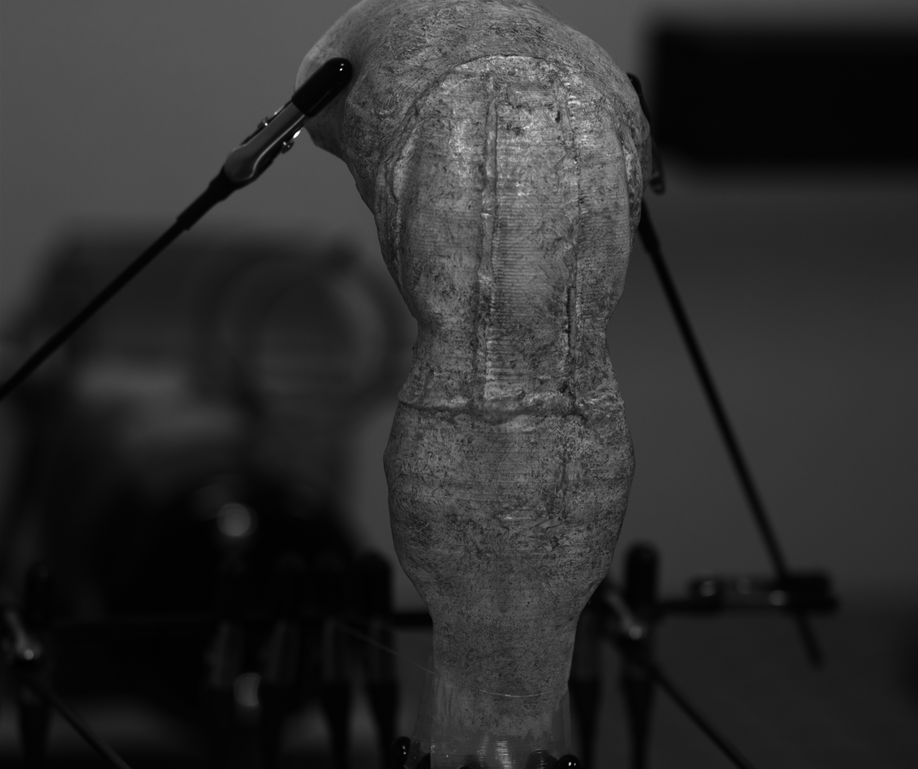
#> input picture data/left/img0.tiff, 918 x 769 px, shrunk from 2448 x 2050 before the run, found by its file name
$ python deplacement.py
#> lines starting #> are read from the running program, lines starting #| are printed output that depends on the picture
import cv2
import numpy as np
import matplotlib.pyplot as plt
# mm pour chaque pixel -> issu du .cfg des cameras
MM_PER_PIXEL = 0.0287

def motion_images(img1, img2):
    flow = cv2.calcOpticalFlowFarneback(
        img1, img2, None,
        pyr_scale=0.5,
        levels=3,
        winsize=15,
        iterations=3,
        poly_n=5,
        poly_sigma=1.2,
        flags=0
    )
    return flow

def magnitude_map(flow, mm_per_pixel=MM_PER_PIXEL):
    magnitude = np.sqrt(flow[..., 0]**2 + flow[..., 1]**2)
    return magnitude * mm_per_pixel


if __name__ == "__main__":
    img1 = cv2.imread("./data/left/img0.tiff", cv2.IMREAD_GRAYSCALE)
#> img1 is the input picture: shape (769, 918); min 0, max 255, mean 46
    img2 = cv2.imread("./data/left/img1.tiff", cv2.IMREAD_GRAYSCALE)
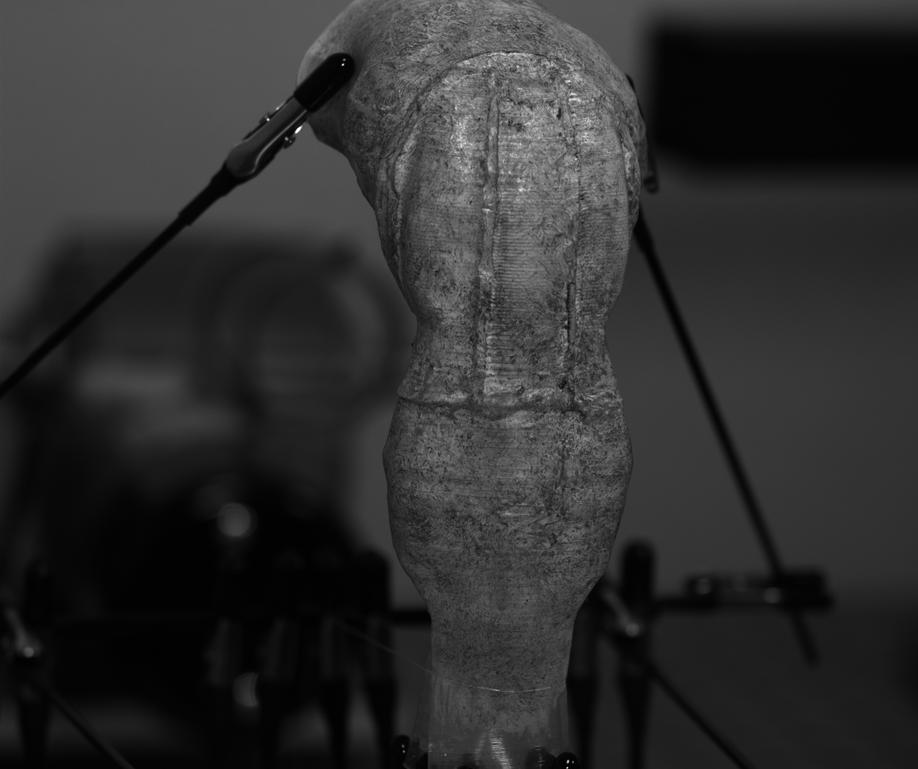
#> input picture data/left/img1.tiff, 918 x 769 px, shrunk from 2448 x 2050 before the run, found by its file name
#> img2 is the input picture: shape (769, 918); min 0, max 255, mean 45.9

    if img1 is None or img2 is None:
        raise ValueError("Images non trouvées.")

    flow = motion_images(img1, img2)
    magnitude = magnitude_map(flow)
#> in magnitude_map, `magnitude = np.sqrt(flow[..., 0]**2 + flow[..., 1]**2)`:
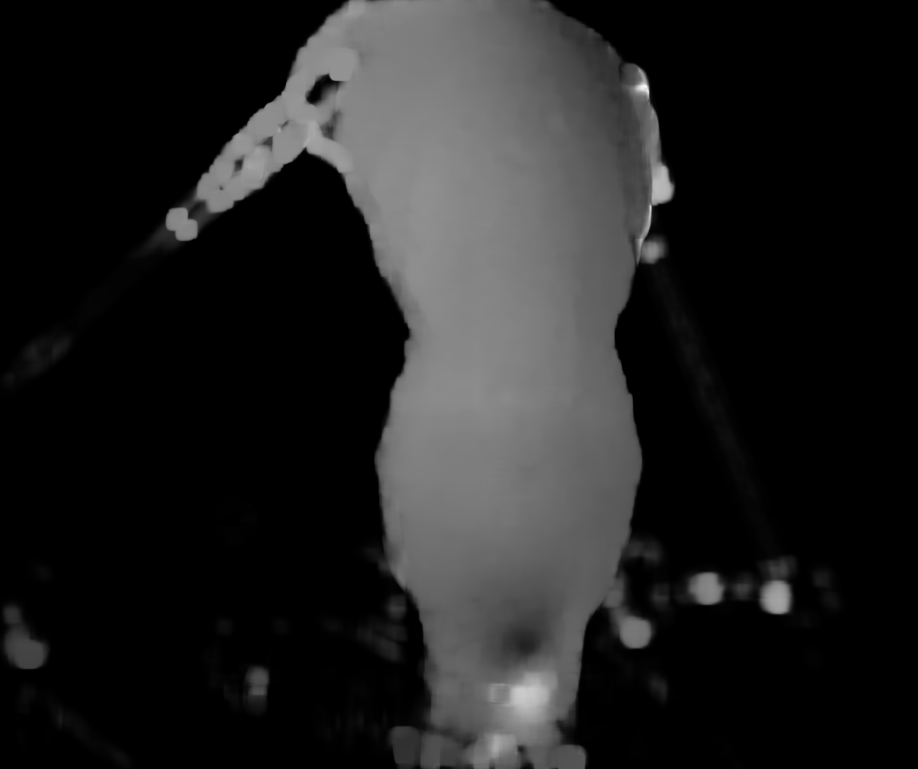
#> magnitude: shape (769, 918) float32; min 6.57e-09, max 9.04, mean 1.16; drawn with min black and max white

    # matplotlib pour afficher
    plt.figure(figsize=(10, 8))
    height, width = magnitude.shape
#> height = 769; width = 918
    extent = [0, width * MM_PER_PIXEL, height * MM_PER_PIXEL, 0]
#> extent = [0, 26.35, 22.07, 0]
    im = plt.imshow(magnitude, cmap="viridis", origin="upper", extent=extent)
    plt.title("Norme du champ de déplacement (Farneback)")
    plt.xlabel("X (mm)")
    plt.ylabel("Y (mm)")
    cbar = plt.colorbar(im, fraction=0.046, pad=0.04)
    cbar.set_label("Amplitude du déplacement (mm)")
    plt.tight_layout()
    plt.show()
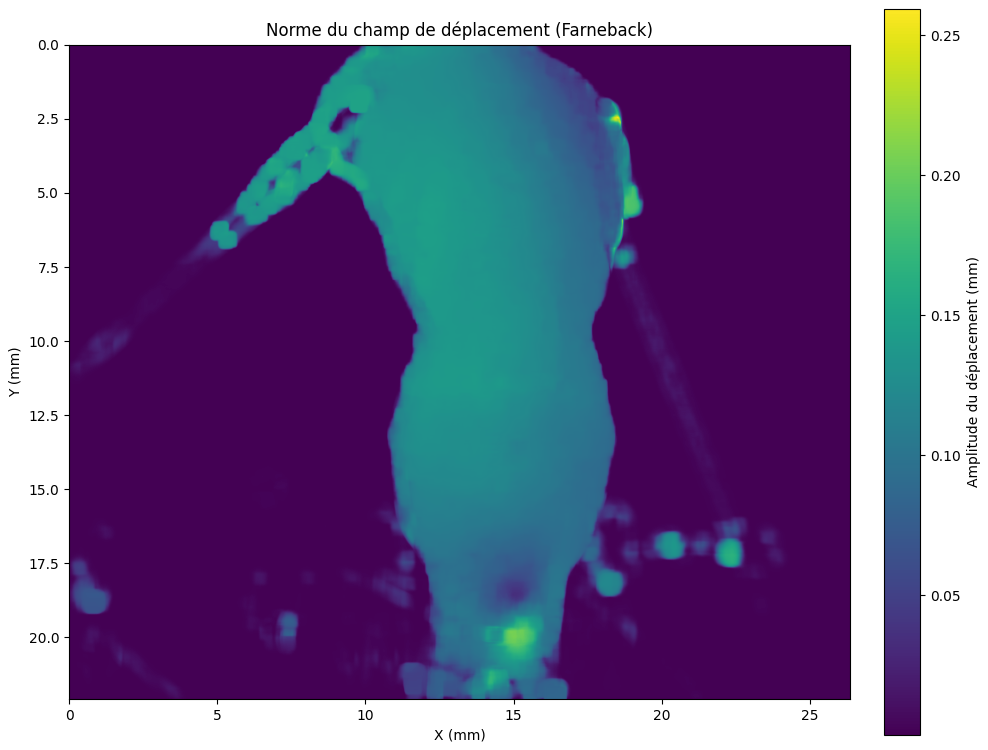
#> figure drawn by matplotlib, 2 panels
